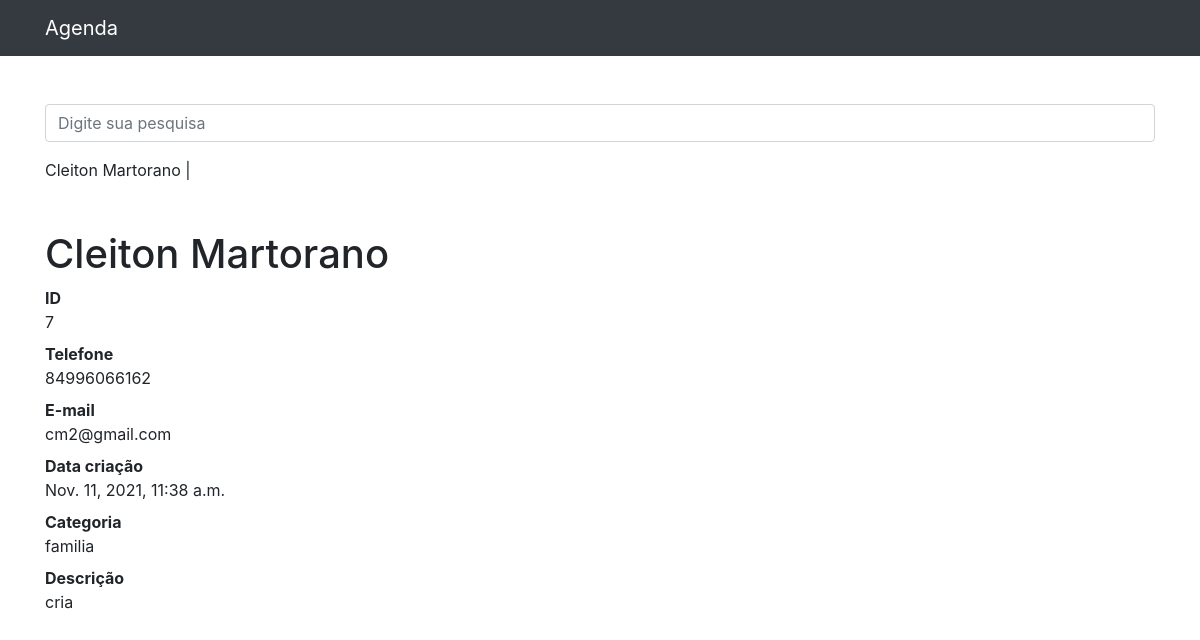
/7, run on the app's committed database.
### contatos/models.py (models this page shows)
class Contato(models.Model):
    nome = models.CharField(max_length=255)
    sobrenome = models.CharField(max_length=255, blank=True)
    telefone = models.CharField(max_length=255)
    email = models.CharField(max_length=255,blank=True)
    data_criacao = models.DateTimeField(default=timezone.now())
    descricao = models.CharField(max_length=255,blank=True)
    categoria = models.ForeignKey(Categoria, on_delete=models.DO_NOTHING)
    mostrar = models.BooleanField(default=True)
    foto = models.ImageField(blank=True, upload_to='fotos/%Y/%m/%d')

class Categoria(models.Model):
    nome = models.CharField(max_length=255)
    def __str__(self):
        return self.nome

### contatos/views.py (the view)
# urls.py: path('<int:contato_id>',views.ver_contato, name='ver_contato')
def ver_contato(request,contato_id):
    contato = get_object_or_404(Contato,id=contato_id)
    if not contato.mostrar:
        raise Http404()
    return render(request,'contatos/ver_contato.html',{
        'contato': contato
    })

### contatos/templates/contatos/ver_contato.html (shortened to what this page needs)
{% extends 'base.html'%}
{%block 'conteudo'%}
{% block titulo %} {{ contato.nome }} {{ contato.sobrenome }} | {% endblock %}
<h1 class="mt-5">{{ contato.nome }} {{ contato.sobrenome }}</h1>
<dl>
  <dt>ID</dt>
  <dd>{{ contato.id }}</dd>
  <dt>Telefone</dt>
  <dd>{{ contato.telefone }}</dd>
  <dt>E-mail</dt>
  <dd>{{ contato.email }}</dd>
  <dt>Data criação</dt>
  <dd>{{ contato.data_criacao }}</dd>
  <dt>Categoria</dt>
  <dd>{{ contato.categoria }}</dd>
  <dt>Descrição</dt>
  <dd>
    {{ contato.descricao }}
  </dd>
</dl>
{%endblock%}

### data on the page
Contato: nome "Cleiton", sobrenome "Martorano", id "7", telefone "84996066162", email "cm2@gmail.com", data_criacao "Nov. 11, 2021, 11:38 a.m.", categoria "familia", descricao "cria"
